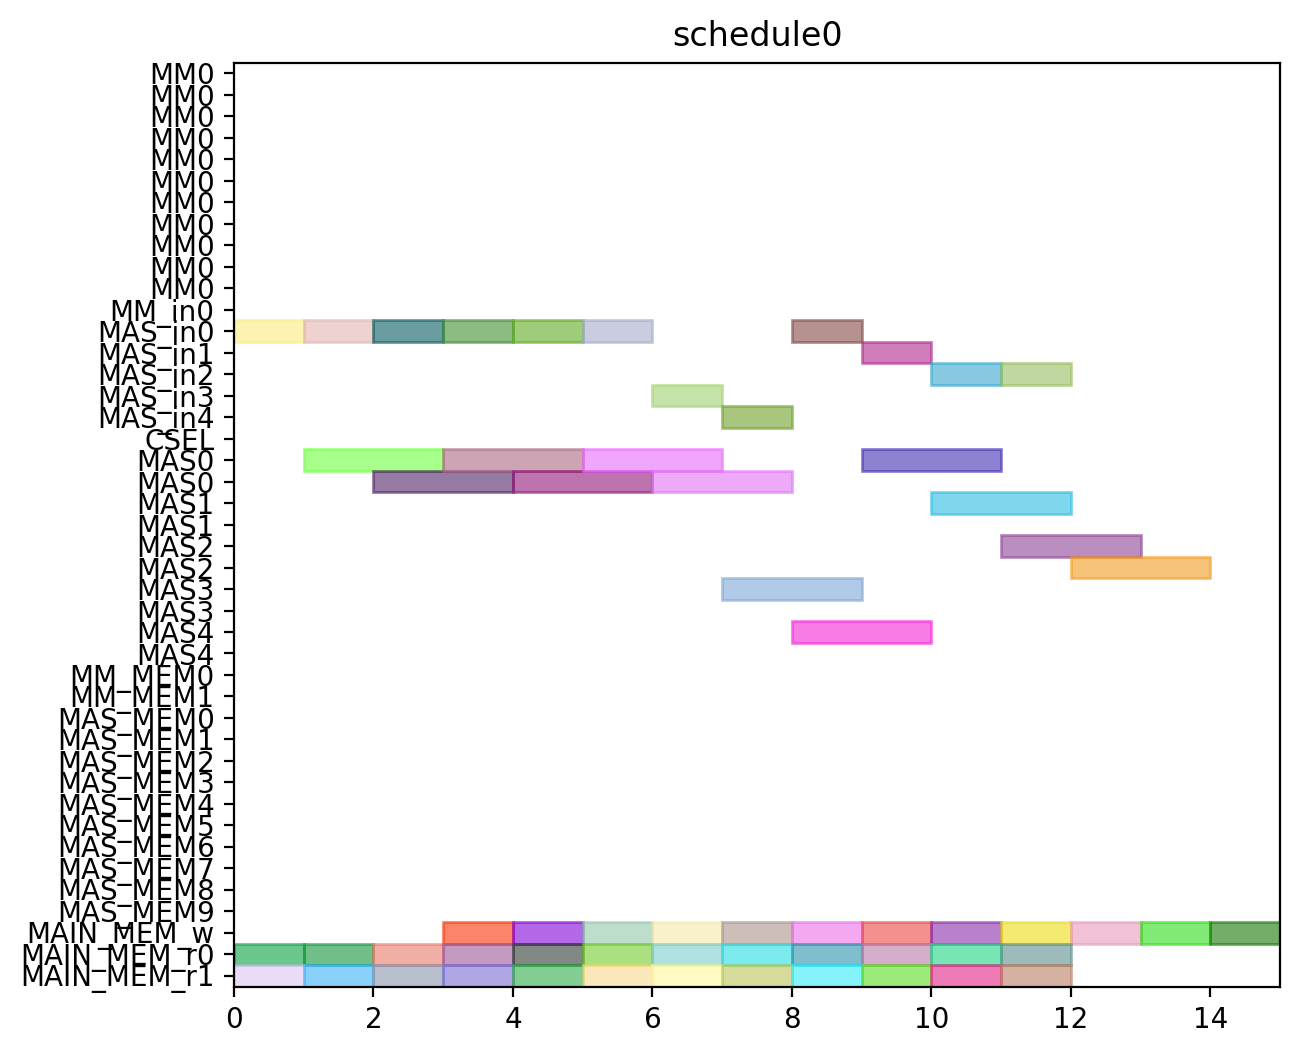

Write Python code to recreate this figure.
from pyschedule import Scenario, solvers, plotters, alt


def solve():
	horizon = 120
	S = Scenario("schedule0", horizon=horizon)

	# resource
	MM = S.Resources('MM', num=1, size=11)
	MM_in = S.Resources('MM_in', num=1)
	MAS_in = S.Resources('MAS_in', num=5)
	CSEL = S.Resource('CSEL')
	MAS = S.Resources('MAS', num=5, size=2, periods=range(1, horizon))
	MM_MEM = S.Resources('MM_MEM', num=2)
	MAS_MEM = S.Resources('MAS_MEM', num=10)
	MAIN_MEM_w = S.Resource('MAIN_MEM_w', size=1)
	MAIN_MEM_r = S.Resources('MAIN_MEM_r', num=2)

	# result of previous scheduling

	# new tasks
	c000 = S.Task('c000', length=2, delay_cost=1)
	c000 += alt(MAS)
	c000_in = S.Task('c000_in', length=1, delay_cost=1)
	c000_in += alt(MAS_in)
	S += c000_in*MAS_in[0]<=c000*MAS[0]

	S += c000_in*MAS_in[1]<=c000*MAS[1]

	S += c000_in*MAS_in[2]<=c000*MAS[2]

	S += c000_in*MAS_in[3]<=c000*MAS[3]

	S += c000_in*MAS_in[4]<=c000*MAS[4]

	S += 0<c000

	c000_w = S.Task('c000_w', length=1, delay_cost=1)
	c000_w += alt(MAIN_MEM_w)
	S += c000 <= c000_w

	c000_mem0 = S.Task('c000_mem0', length=1, delay_cost=1)
	c000_mem0 += MAIN_MEM_r[0]
	S += c000_mem0 <= c000

	c000_mem1 = S.Task('c000_mem1', length=1, delay_cost=1)
	c000_mem1 += MAIN_MEM_r[1]
	S += c000_mem1 <= c000

	c001 = S.Task('c001', length=2, delay_cost=1)
	c001 += alt(MAS)
	c001_in = S.Task('c001_in', length=1, delay_cost=1)
	c001_in += alt(MAS_in)
	S += c001_in*MAS_in[0]<=c001*MAS[0]

	S += c001_in*MAS_in[1]<=c001*MAS[1]

	S += c001_in*MAS_in[2]<=c001*MAS[2]

	S += c001_in*MAS_in[3]<=c001*MAS[3]

	S += c001_in*MAS_in[4]<=c001*MAS[4]

	S += 0<c001

	c001_w = S.Task('c001_w', length=1, delay_cost=1)
	c001_w += alt(MAIN_MEM_w)
	S += c001 <= c001_w

	c001_mem0 = S.Task('c001_mem0', length=1, delay_cost=1)
	c001_mem0 += MAIN_MEM_r[0]
	S += c001_mem0 <= c001

	c001_mem1 = S.Task('c001_mem1', length=1, delay_cost=1)
	c001_mem1 += MAIN_MEM_r[1]
	S += c001_mem1 <= c001

	c010 = S.Task('c010', length=2, delay_cost=1)
	c010 += alt(MAS)
	c010_in = S.Task('c010_in', length=1, delay_cost=1)
	c010_in += alt(MAS_in)
	S += c010_in*MAS_in[0]<=c010*MAS[0]

	S += c010_in*MAS_in[1]<=c010*MAS[1]

	S += c010_in*MAS_in[2]<=c010*MAS[2]

	S += c010_in*MAS_in[3]<=c010*MAS[3]

	S += c010_in*MAS_in[4]<=c010*MAS[4]

	S += 0<c010

	c010_w = S.Task('c010_w', length=1, delay_cost=1)
	c010_w += alt(MAIN_MEM_w)
	S += c010 <= c010_w

	c010_mem0 = S.Task('c010_mem0', length=1, delay_cost=1)
	c010_mem0 += MAIN_MEM_r[0]
	S += c010_mem0 <= c010

	c010_mem1 = S.Task('c010_mem1', length=1, delay_cost=1)
	c010_mem1 += MAIN_MEM_r[1]
	S += c010_mem1 <= c010

	c011 = S.Task('c011', length=2, delay_cost=1)
	c011 += alt(MAS)
	c011_in = S.Task('c011_in', length=1, delay_cost=1)
	c011_in += alt(MAS_in)
	S += c011_in*MAS_in[0]<=c011*MAS[0]

	S += c011_in*MAS_in[1]<=c011*MAS[1]

	S += c011_in*MAS_in[2]<=c011*MAS[2]

	S += c011_in*MAS_in[3]<=c011*MAS[3]

	S += c011_in*MAS_in[4]<=c011*MAS[4]

	S += 0<c011

	c011_w = S.Task('c011_w', length=1, delay_cost=1)
	c011_w += alt(MAIN_MEM_w)
	S += c011 <= c011_w

	c011_mem0 = S.Task('c011_mem0', length=1, delay_cost=1)
	c011_mem0 += MAIN_MEM_r[0]
	S += c011_mem0 <= c011

	c011_mem1 = S.Task('c011_mem1', length=1, delay_cost=1)
	c011_mem1 += MAIN_MEM_r[1]
	S += c011_mem1 <= c011

	c100 = S.Task('c100', length=2, delay_cost=1)
	c100 += alt(MAS)
	c100_in = S.Task('c100_in', length=1, delay_cost=1)
	c100_in += alt(MAS_in)
	S += c100_in*MAS_in[0]<=c100*MAS[0]

	S += c100_in*MAS_in[1]<=c100*MAS[1]

	S += c100_in*MAS_in[2]<=c100*MAS[2]

	S += c100_in*MAS_in[3]<=c100*MAS[3]

	S += c100_in*MAS_in[4]<=c100*MAS[4]

	S += 0<c100

	c100_w = S.Task('c100_w', length=1, delay_cost=1)
	c100_w += alt(MAIN_MEM_w)
	S += c100 <= c100_w

	c100_mem0 = S.Task('c100_mem0', length=1, delay_cost=1)
	c100_mem0 += MAIN_MEM_r[0]
	S += c100_mem0 <= c100

	c100_mem1 = S.Task('c100_mem1', length=1, delay_cost=1)
	c100_mem1 += MAIN_MEM_r[1]
	S += c100_mem1 <= c100

	c101 = S.Task('c101', length=2, delay_cost=1)
	c101 += alt(MAS)
	c101_in = S.Task('c101_in', length=1, delay_cost=1)
	c101_in += alt(MAS_in)
	S += c101_in*MAS_in[0]<=c101*MAS[0]

	S += c101_in*MAS_in[1]<=c101*MAS[1]

	S += c101_in*MAS_in[2]<=c101*MAS[2]

	S += c101_in*MAS_in[3]<=c101*MAS[3]

	S += c101_in*MAS_in[4]<=c101*MAS[4]

	S += 0<c101

	c101_w = S.Task('c101_w', length=1, delay_cost=1)
	c101_w += alt(MAIN_MEM_w)
	S += c101 <= c101_w

	c101_mem0 = S.Task('c101_mem0', length=1, delay_cost=1)
	c101_mem0 += MAIN_MEM_r[0]
	S += c101_mem0 <= c101

	c101_mem1 = S.Task('c101_mem1', length=1, delay_cost=1)
	c101_mem1 += MAIN_MEM_r[1]
	S += c101_mem1 <= c101

	c110 = S.Task('c110', length=2, delay_cost=1)
	c110 += alt(MAS)
	c110_in = S.Task('c110_in', length=1, delay_cost=1)
	c110_in += alt(MAS_in)
	S += c110_in*MAS_in[0]<=c110*MAS[0]

	S += c110_in*MAS_in[1]<=c110*MAS[1]

	S += c110_in*MAS_in[2]<=c110*MAS[2]

	S += c110_in*MAS_in[3]<=c110*MAS[3]

	S += c110_in*MAS_in[4]<=c110*MAS[4]

	S += 0<c110

	c110_w = S.Task('c110_w', length=1, delay_cost=1)
	c110_w += alt(MAIN_MEM_w)
	S += c110 <= c110_w

	c110_mem0 = S.Task('c110_mem0', length=1, delay_cost=1)
	c110_mem0 += MAIN_MEM_r[0]
	S += c110_mem0 <= c110

	c110_mem1 = S.Task('c110_mem1', length=1, delay_cost=1)
	c110_mem1 += MAIN_MEM_r[1]
	S += c110_mem1 <= c110

	c111 = S.Task('c111', length=2, delay_cost=1)
	c111 += alt(MAS)
	c111_in = S.Task('c111_in', length=1, delay_cost=1)
	c111_in += alt(MAS_in)
	S += c111_in*MAS_in[0]<=c111*MAS[0]

	S += c111_in*MAS_in[1]<=c111*MAS[1]

	S += c111_in*MAS_in[2]<=c111*MAS[2]

	S += c111_in*MAS_in[3]<=c111*MAS[3]

	S += c111_in*MAS_in[4]<=c111*MAS[4]

	S += 0<c111

	c111_w = S.Task('c111_w', length=1, delay_cost=1)
	c111_w += alt(MAIN_MEM_w)
	S += c111 <= c111_w

	c111_mem0 = S.Task('c111_mem0', length=1, delay_cost=1)
	c111_mem0 += MAIN_MEM_r[0]
	S += c111_mem0 <= c111

	c111_mem1 = S.Task('c111_mem1', length=1, delay_cost=1)
	c111_mem1 += MAIN_MEM_r[1]
	S += c111_mem1 <= c111

	c200 = S.Task('c200', length=2, delay_cost=1)
	c200 += alt(MAS)
	c200_in = S.Task('c200_in', length=1, delay_cost=1)
	c200_in += alt(MAS_in)
	S += c200_in*MAS_in[0]<=c200*MAS[0]

	S += c200_in*MAS_in[1]<=c200*MAS[1]

	S += c200_in*MAS_in[2]<=c200*MAS[2]

	S += c200_in*MAS_in[3]<=c200*MAS[3]

	S += c200_in*MAS_in[4]<=c200*MAS[4]

	S += 0<c200

	c200_w = S.Task('c200_w', length=1, delay_cost=1)
	c200_w += alt(MAIN_MEM_w)
	S += c200 <= c200_w

	c200_mem0 = S.Task('c200_mem0', length=1, delay_cost=1)
	c200_mem0 += MAIN_MEM_r[0]
	S += c200_mem0 <= c200

	c200_mem1 = S.Task('c200_mem1', length=1, delay_cost=1)
	c200_mem1 += MAIN_MEM_r[1]
	S += c200_mem1 <= c200

	c201 = S.Task('c201', length=2, delay_cost=1)
	c201 += alt(MAS)
	c201_in = S.Task('c201_in', length=1, delay_cost=1)
	c201_in += alt(MAS_in)
	S += c201_in*MAS_in[0]<=c201*MAS[0]

	S += c201_in*MAS_in[1]<=c201*MAS[1]

	S += c201_in*MAS_in[2]<=c201*MAS[2]

	S += c201_in*MAS_in[3]<=c201*MAS[3]

	S += c201_in*MAS_in[4]<=c201*MAS[4]

	S += 0<c201

	c201_w = S.Task('c201_w', length=1, delay_cost=1)
	c201_w += alt(MAIN_MEM_w)
	S += c201 <= c201_w

	c201_mem0 = S.Task('c201_mem0', length=1, delay_cost=1)
	c201_mem0 += MAIN_MEM_r[0]
	S += c201_mem0 <= c201

	c201_mem1 = S.Task('c201_mem1', length=1, delay_cost=1)
	c201_mem1 += MAIN_MEM_r[1]
	S += c201_mem1 <= c201

	c210 = S.Task('c210', length=2, delay_cost=1)
	c210 += alt(MAS)
	c210_in = S.Task('c210_in', length=1, delay_cost=1)
	c210_in += alt(MAS_in)
	S += c210_in*MAS_in[0]<=c210*MAS[0]

	S += c210_in*MAS_in[1]<=c210*MAS[1]

	S += c210_in*MAS_in[2]<=c210*MAS[2]

	S += c210_in*MAS_in[3]<=c210*MAS[3]

	S += c210_in*MAS_in[4]<=c210*MAS[4]

	S += 0<c210

	c210_w = S.Task('c210_w', length=1, delay_cost=1)
	c210_w += alt(MAIN_MEM_w)
	S += c210 <= c210_w

	c210_mem0 = S.Task('c210_mem0', length=1, delay_cost=1)
	c210_mem0 += MAIN_MEM_r[0]
	S += c210_mem0 <= c210

	c210_mem1 = S.Task('c210_mem1', length=1, delay_cost=1)
	c210_mem1 += MAIN_MEM_r[1]
	S += c210_mem1 <= c210

	c211 = S.Task('c211', length=2, delay_cost=1)
	c211 += alt(MAS)
	c211_in = S.Task('c211_in', length=1, delay_cost=1)
	c211_in += alt(MAS_in)
	S += c211_in*MAS_in[0]<=c211*MAS[0]

	S += c211_in*MAS_in[1]<=c211*MAS[1]

	S += c211_in*MAS_in[2]<=c211*MAS[2]

	S += c211_in*MAS_in[3]<=c211*MAS[3]

	S += c211_in*MAS_in[4]<=c211*MAS[4]

	S += 0<c211

	c211_w = S.Task('c211_w', length=1, delay_cost=1)
	c211_w += alt(MAIN_MEM_w)
	S += c211 <= c211_w

	c211_mem0 = S.Task('c211_mem0', length=1, delay_cost=1)
	c211_mem0 += MAIN_MEM_r[0]
	S += c211_mem0 <= c211

	c211_mem1 = S.Task('c211_mem1', length=1, delay_cost=1)
	c211_mem1 += MAIN_MEM_r[1]
	S += c211_mem1 <= c211

	solvers.mip.solve(S,msg=1,kind='CPLEX',ratio_gap=1.01)

	solution = [['hoge']*len(S.solution()[1]) for i in range(len(S.solution()))]
	for i in range(len(S.solution())):
		for j in range(len(S.solution()[i])):
			solution[i][j]=str(S.solution()[i][j])
	print(solution)

	cycles = int(solution[-1][3])

	pic_file_name = "/mnt/rose/usr1/fukuda/ABE/multiRAM_multiMAS_16mux/scheduling_result/stage11MM1_stage2MAS5/CONJ/schedule0.png"
	if(S.solution() != []):
		plotters.matplotlib.plot(S,img_filename=pic_file_name, show_task_labels=False, fig_size=(cycles*0.25+3, 6))

	return solution
